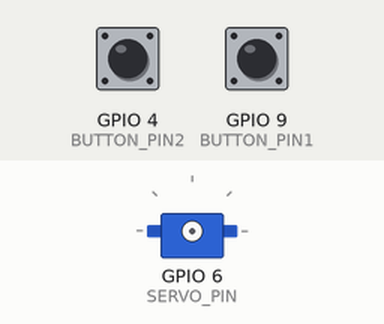
This program was run on a simulated Raspberry Pi (BCM pin numbers). Shown: servo. Inputs (shaded band) come from the test bench; at power-on: GPIO 4 (BUTTON_PIN2) HIGH, GPIO 9 (BUTTON_PIN1) HIGH. Servo angles are drawn from the pulse width (0.5 ms = 0°, 2.5 ms = 180°).

Above: at 1.2 s.
1.3 s: GPIO 4 (BUTTON_PIN2) pulled LOW for 3.2 s
At 5.7 s:
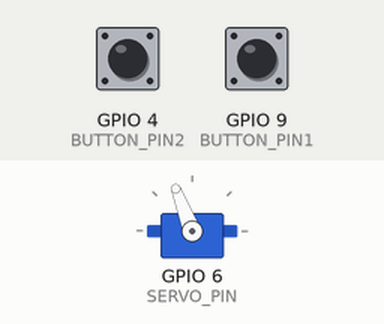
6.0 s: GPIO 9 (BUTTON_PIN1) pulled LOW for 3.2 s
At 6.8 s:
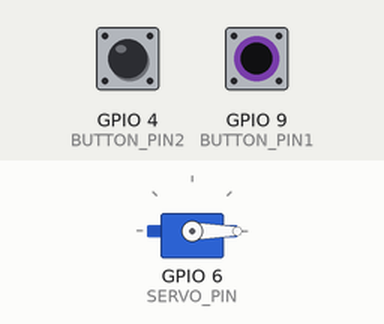
Timing chart, 0 to 10.5 s (numbered marks = the images above; inputs shaded):
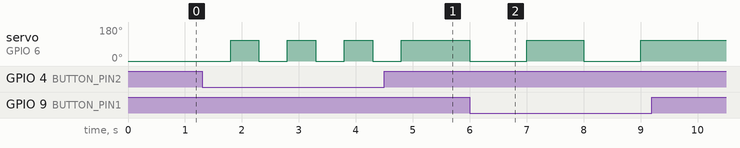

The program:

main.py
```python
import RPi.GPIO as GPIO
import time

GPIO.setmode(GPIO.BCM)
# Servo setup, aangesloten op pin 6
SERVO_PIN = 6
GPIO.setup(SERVO_PIN, GPIO.OUT)
pwm = GPIO.PWM(SERVO_PIN, 50)
pwm.start(0)
# Button setup, aangesloten op pins 9 & 4
BUTTON_PIN1 = 9
BUTTON_PIN2 = 4
GPIO.setup(BUTTON_PIN1, GPIO.IN, GPIO.PUD_UP)
GPIO.setup(BUTTON_PIN2, GPIO.IN, GPIO.PUD_UP)

def millis():
    return time.time() * 1000

# Functie servo hoek aanpassen
def SetAngle(angle, delay):
    cycle = angle / 18 + 2
    pwm.ChangeDutyCycle(cycle)
    time.sleep(delay)
    pwm.ChangeDutyCycle(0)

while True:
    # Zodra er op Button 1 gedrukt wordt -> draaien hoek servomotor van 0 naar 120 graden binnen 1 seconden
    if GPIO.input(BUTTON_PIN1) == GPIO.LOW:
        SetAngle(0, 1)
        SetAngle(120, 1)

    # Zodra er op Button 2 gedrukt wordt -> draaien hoek servomotor van 0 naar 120 graden binnen 0.5 seconden
    if GPIO.input(BUTTON_PIN2) == GPIO.LOW:
        SetAngle(0, 0.5)
        SetAngle(120, 0.5)
```

Measured:
- after the input at 1.3 s, servo on GPIO 6 (SERVO_PIN): alternates 111° for 0.50 s and 0° for 0.50 s, 7 changes in all, then stays 111°, starting after 0.50 s
- after the input at 6.0 s, servo on GPIO 6 (SERVO_PIN): alternates 111° for 1.0 s and 0° for 1.0 s, 4 changes in all, then stays 111°, starting at once
